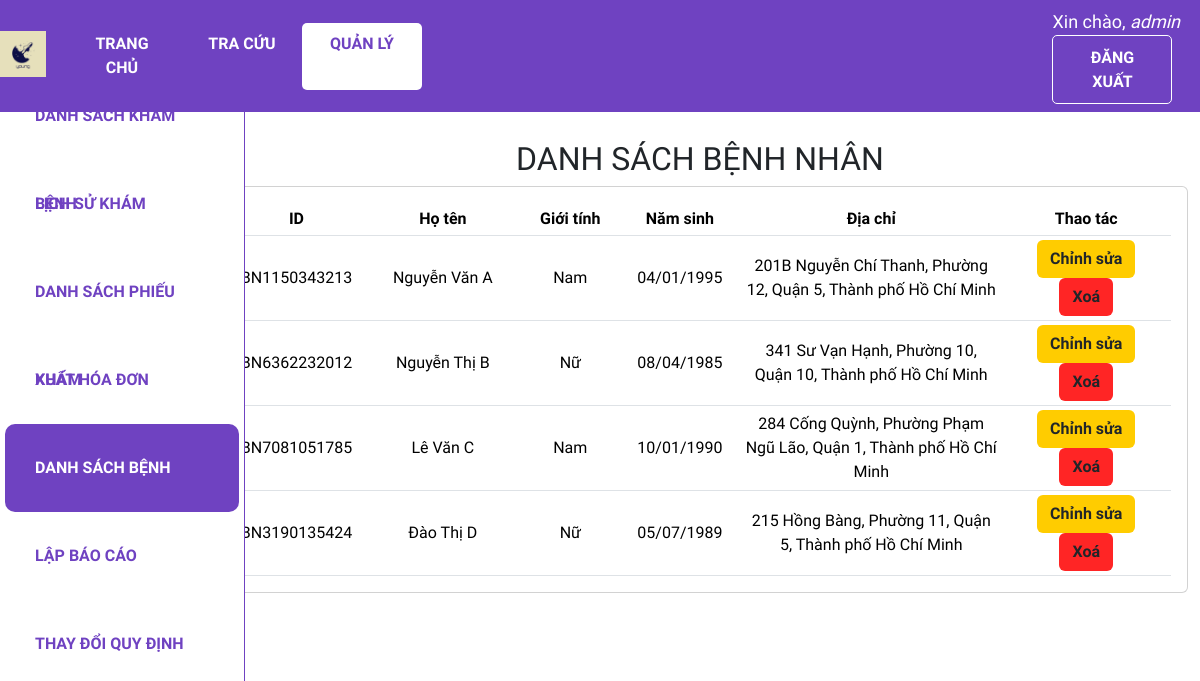
The app's page /dsbn (signed in), older data.
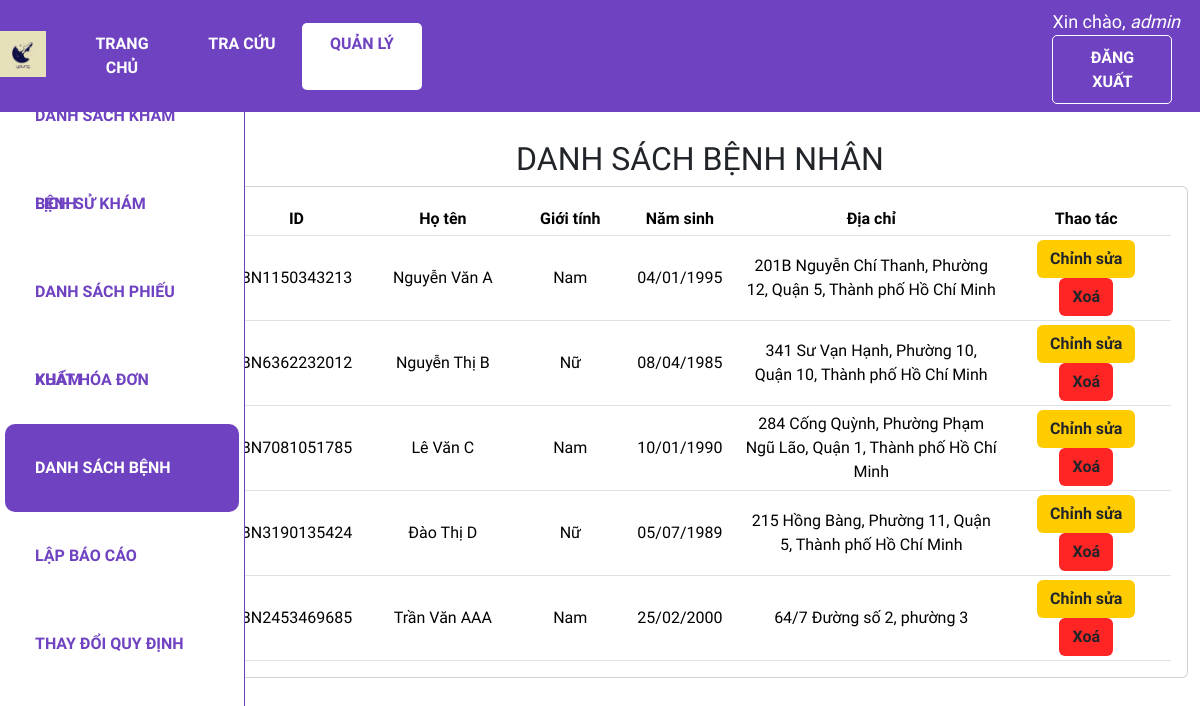
The same page, newer data.
### web_core/models.py (models this page shows, shortened)
class BENHNHAN(models.Model):
    GIOITINH = (
        ('Nam', 'Nam'),
        ('Nữ', 'Nữ'),
    )
    id = ShortUUIDField(
        verbose_name='ID bệnh nhân',
        length=10,
        max_length=12,
        prefix="BN",
        alphabet="0123456789",
        primary_key=True)
    ho_ten = models.CharField('Họ tên', max_length = 100)
    gioi_tinh = models.CharField('Giới tính', max_length = 3, choices = GIOITINH)
    ngay_sinh = models.DateField('Ngày sinh', default = '01/01/1990', null=True)
    dia_chi = models.CharField('Địa chỉ', max_length = 255, null = True)

### web_core/decorators.py (the view)
    def wrapper_function(request, *args, **kwargs):
        group = None
        if request.user.groups.exists():
            group = request.user.groups.all()[0].name
        print(group)
        if group == 'customer':
            return redirect('quanli_dskb')
        if group == 'admin':
            return view_func(request, *args, **kwargs)

### web_core/views.py (called while the page is built)
@admin_only
def dsbn(request):
    dsbn = BENHNHAN.objects.all()
    context = {'dsbn':dsbn}
    return render(request, 'web_core/dsbn.html', context)

### web_core/templates/web_core/dsbn.html (shortened to what this page needs)
{% extends 'web_core/main.html' %}
{% block content %}
<div class="row">
    <div class="col-md-2">
        {% include 'web_core/sidebar.html' %}
    </div>
    <div class="col-md-10">
        <h2 class="table-title" style>DANH SÁCH BỆNH NHÂN</h2>
        <div class="card card-body">
            <table class='table table-sm'>
                <tr class="table-head">
                    <th class="small-content">ID</th>
                    <th class="mid-content">Họ tên</th>
                    <th class="small-content">Giới tính</th>
                    <th class="small-content">Năm sinh</th>
                    <th class="large-content">Địa chỉ</th>
                    <th class="mid-content">Thao tác</th>
                </tr>
                {% for benhnhan in dsbn %}
                <tr>
                    <td class="small-content">{{benhnhan.id}}</td>
                    <td class="mid-content">{{benhnhan.ho_ten}}</td>
                    <td class="small-content">{{benhnhan.gioi_tinh}}</td>
                    <td class="small-content">{{benhnhan.ngay_sinh|date:"d/m/Y"}}</td>
                    <td class="large-content">{{benhnhan.dia_chi}}</td>
                    <td>
                        <a class="btn edit-btn" href="{% url 'quanli_sua_benhnhan' benhnhan.id %}">Chỉnh sửa</a>
                        <a class="btn del-btn" href="{% url 'quanli_xoa_benhnhan' benhnhan.id %}">Xoá</a>
                    </td>
                </tr>
                {% endfor %}
            </table>
        </div>
    </div>
</div>
{% endblock %}

Row changes from the older to the newer data that the page shows:
added BENHNHAN: id "BN2453469685", ho_ten "Trần Văn AAA", gioi_tinh "Nam", ngay_sinh "25/02/2000", dia_chi "64/7 Đường số 2, phường 3"
